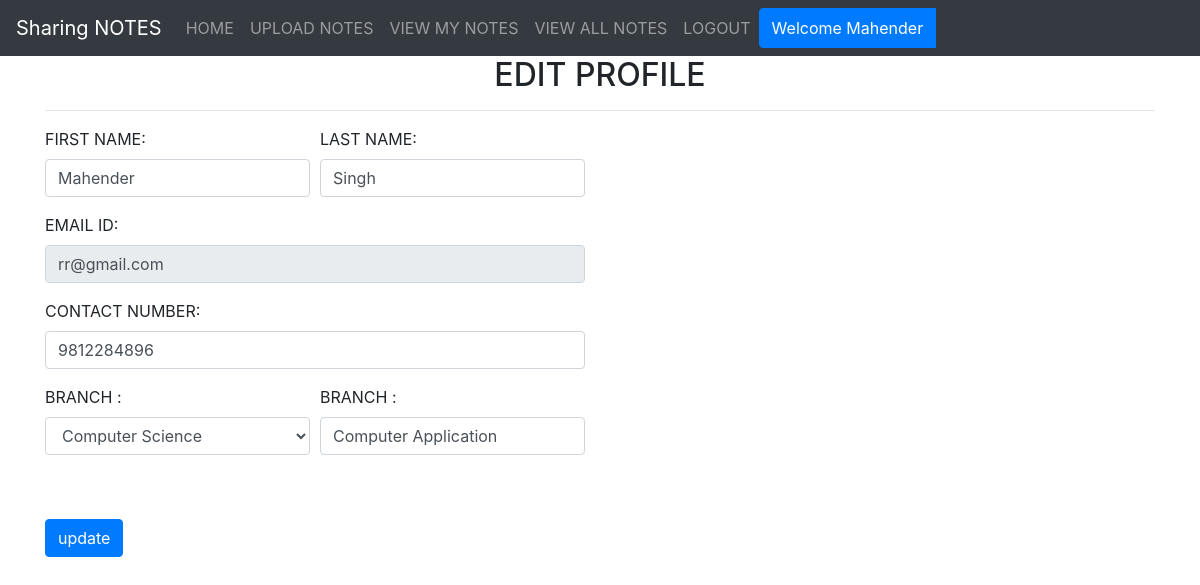
/edit/ (signed in), run on the app's committed database.
### notes/models.py (models this page shows, shortened)
class Signup(models.Model):
    user = models.ForeignKey(User,on_delete=models.CASCADE,default="")
    contact = models.CharField(max_length=13,null=True)
    branch= models.CharField(max_length=30,default="")
    role= models.CharField(max_length=30,default="")

### notes/views.py (the view, shortened to what this page needs)
# urls.py: path('edit/', views.edit, name="edit"),
def edit(request):
    if not request.user.is_authenticated:
        return redirect('profile')
    user = User.objects.get(id=request.user.id)
    data = Signup.objects.get(user=user)
    error=False
    d = {'data': data, 'user': user,'error': error}
    return render(request, 'edit.html', d)

### notes/templates/edit.html (shortened to what this page needs)
{% extends "usernavigation.html" %}
{% load static %}
{% block content %}
<div class="container">
    <h2 class="text-center">EDIT PROFILE</h2>
    <hr>
    <div class="row">
            <div class="col-md-6">
                <form method="POST" action="">
                    <div class = "form-row">
                        <div class="form-group col-md-6">
                            <label>FIRST NAME:</label>
                            <input type="text" value="{{data.user.first_name}} " class="form-control" name="firstname" >
                        </div>
                         <div class="form-group col-md-6">
                            <label>LAST NAME:</label>
                            <input type="text" value="{{data.user.last_name}} " class="form-control" name="lastname">
                        </div>
                    </div>
                    <div class = "form-row">
                        <div class="form-group col-md-12">
                            <label>EMAIL ID:</label>
                            <input type="text" value="{{data.user.username}} " class="form-control" name="email" readonly>
                        </div>
                    </div>
                    <div class = "form-row">
                        <div class="form-group col-md-12">
                            <label>CONTACT NUMBER:</label>
                            <input type="text" value="{{data.contact}} " class="form-control" name="contact" >
                        </div>
                    </div>
                    <div class = "form-row">
                        <div class="form-group col-md-6">
                            <label>BRANCH :</label>
                            <select class="form-control" name="branch">
                                <option value="Computer Science">Computer Science</option>
                            </select>
                        </div>
                        <div class="form-group col-md-6">
                            <label>BRANCH :</label>
                            <input type="text" value="{{data.branch}}" class="form-control">
                        </div>
                    </div>
                    <input type="submit" value="update" class="btn btn-primary mt-5">
                </form>
            </div>
     </div>
</div>
{% endblock %}

### notes/templates/usernavigation.html (shortened to what this page needs)
<!DOCTYPE html>
{% load static %}
<html lang="en">
<head>
    <link rel="stylesheet" href="https://maxcdn.bootstrapcdn.com/bootstrap/4.3.1/css/bootstrap.min.css">
    <link rel="stylesheet" href="https://use.fontawesome.com/releases/v5.6.3/css/all.css"
>
    <link rel="stylesheet" href="{% static 'css/mystyle.css' %}">
</head>
<body>
<nav class="navbar navbar-expand-md bg-dark navbar-dark">
    <a class="navbar-brand" href="{% url 'home' %}">Sharing NOTES</a>
  <div class="collapse navbar-collapse" id="collapsibleNavbar">
    <ul class="navbar-nav">
        <li class="nav-item">
            <a class="nav-link" href="{% url 'profile' %}">HOME</a>
        </li>
        <li class="nav-item">
            <a class="nav-link" href="{% url 'upload_notes' %}">UPLOAD NOTES</a>
        </li>
        <li class="nav-item">
            <a class="nav-link" href="{% url 'view_mynotes' %}">VIEW MY NOTES</a>
        </li>
        <li class="nav-item">
            <a class="nav-link" href="{% url 'viewallnotes' %}">VIEW ALL NOTES</a>
        </li>
        <li class="nav-item">
            <a class="nav-link" href="{% url 'logout'%}">LOGOUT</a>
        </li>
        <div class="btn-group">
            <button type="button" class="btn btn-primary dropdown-toggle=" data-toggle="dropdown"> Welcome {{request.user.first_name}}</button>
        </div>
    </ul>
  </div>
</nav>
{% block content %}
{% endblock %}
</body>
</html>

### notes/static/css/mystyle.css (style rules this page uses)
.nav-link { color:black }
.container { width:100%; height:300px; }

### data on the page
Signup: firstname "Mahender", lastname "Singh", email "rr@gmail.com", contact "9812284896", branch "Computer Application"

### other printed values
{{ request.user.first_name }} "Mahender"
